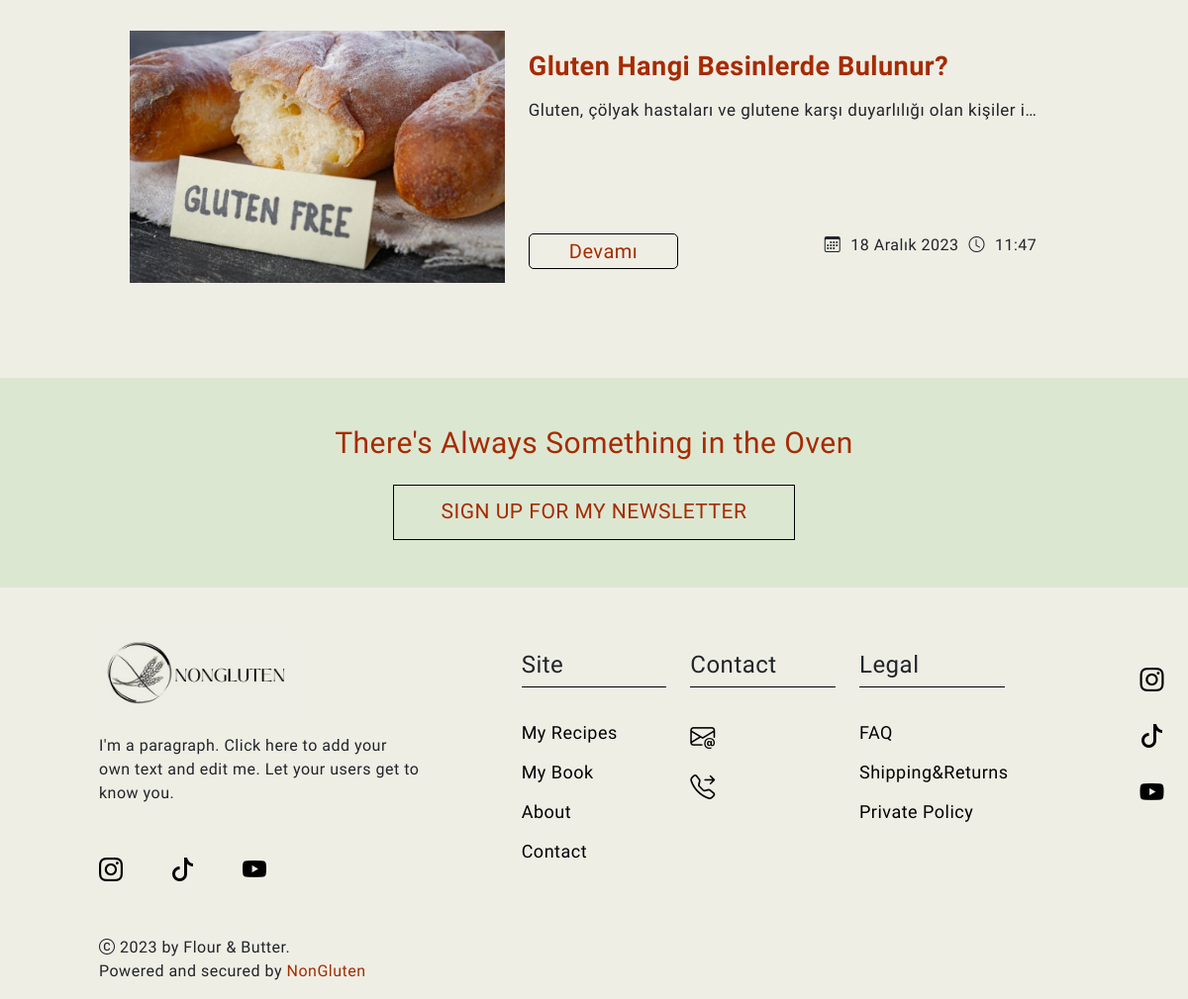
Page /blog/ (lower part) on the earlier database version.
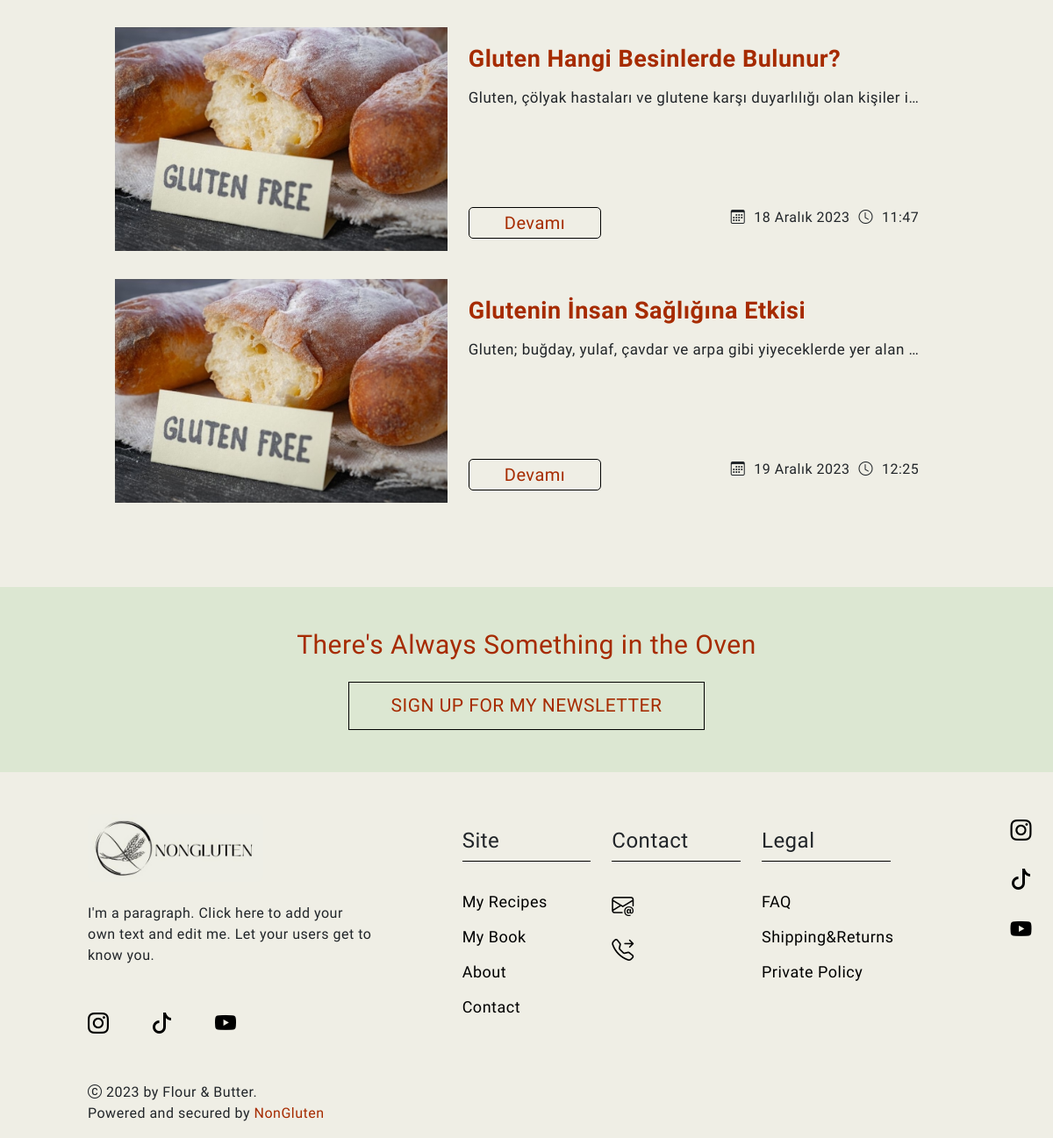
Same page on the later database version.
### nonapp/models.py (models this page shows, shortened)
class Bloglar(models.Model):
    isim=models.CharField(max_length=200,verbose_name='Blog Başlığı')
    aciklama=models.TextField(max_length=1500,verbose_name='Blog Açıklaması')
    resim=models.FileField(upload_to='bloglar',verbose_name='Blog Resmi',null=True,blank=True)
    tarih=models.DateField(auto_now_add=True)
    saat=models.TimeField(auto_now_add=True)
    slug=models.SlugField(null=False,blank=True,unique=True,editable=False)

### nonapp/views.py (the view)
# urls.py: path('blog/',blog,name='blog'),
def blog(request):
    bloglar=Bloglar.objects.all()
    search=''
    if request.GET.get('search'):
        search=request.GET.get('search')
        bloglar=Bloglar.objects.filter(isim__icontains=search)
        if not bloglar:
            messages.warning(request,'Aradığınız Blog Bulunamadı!')
    context={
        'bloglar':bloglar
    }
    return render(request,'blog.html',context)

### templates/blog.html (shortened to what this page needs)
{% extends "index.html" %}
{% load static %}
    {% block content %}
    <section class="recipes">
        <div class="container recipes-section">
            <div class="row recipes-section-row">
                <div class="col-11">
                    <article class="recipes-article">
                        {% for i in bloglar %}
                        <div class="row recipes-article-card">
                            <div class="col-lg-5 recipes-article-img">
                                <img src="{{i.resim.url}}" alt="">
                            </div>
                            <div class="col-lg-7 recipes-article-col">
                                <div class="recipes-article-text">
                                    <div class="recipes-article-baslik">
                                        <h4>{{i.isim}}</h4>
                                        <div class="recipes-article-aciklama mt-3">
                                            <p>{{i.aciklama}}</p>
                                        </div>
                                    </div>
                                    <div class="recipes-article-altInfo">
                                        <div class="recipes-info-btn">
                                            <button>
                                                <a href="{% url 'blogDetay' i.slug %}">Devamı</a>
                                            </button>
                                        </div>
                                        <div class="recipes-date">
                                            <ul class="recipes-date-list">
                                                <li><i class="bi bi-calendar3"></i></li>
                                                <li>{{i.tarih}}</li>
                                                <li><i class="bi bi-clock"></i></li>
                                                <li>{{i.saat}}</li>
                                            </ul>
                                        </div>
                                    </div>
                                </div>
                            </div>
                        </div>
                        {% endfor %}
                    </article>
                </div>
            </div>
        </div>
    </section>
    {% endblock content %}

Differences in the rows shown:
added Bloglar: resim (picture), isim "Glutenin İnsan Sağlığına Etkisi", aciklama "Gluten; buğday, yulaf, çavdar ve arpa gibi yiyeceklerde yer alan…", tarih "19 Aralık 2023", saat "12:25"
